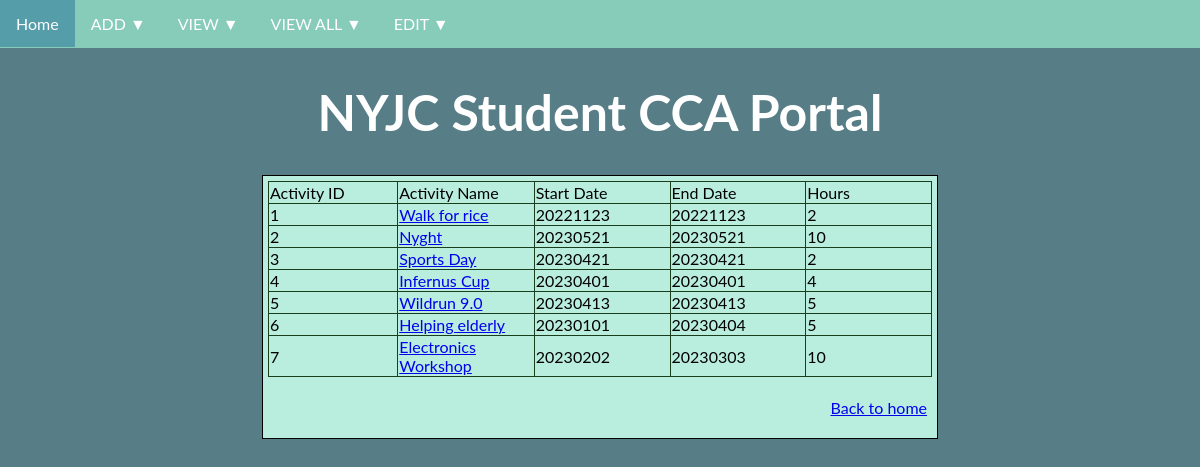
/view_all/activity, run on the app's committed database.
### tables this page shows
CREATE TABLE "Activity" (
	`id`	TEXT UNIQUE,
	`name`	TEXT,
	`start_date`	TEXT,
	`end_date`	TEXT,
	`description`	TEXT,
	`category`	TEXT,
	`role`	TEXT,
	`award`	TEXT,
	`hours`	INT,
	`cca_id`	TEXT,
	PRIMARY KEY(`id`),
	FOREIGN KEY(`cca_id`) REFERENCES `CCA`(`id`)
);

### main.py (the view)
@app.route('/view_all/activity')
def view_all_activity():
    title = 'View all Activities'
    span1 = 'Here are the details of all Activities'
    table_header = ['Activity ID',
                    'Activity Name',
                    'Start Date',
                    'End Date',
                    'Hours'
                   ]
    columns = ['id', 'name', 'start_date', 'end_date', 'hours']
    records = activityCollection.findall(columns)
    return render_template("view_all.html",
                           page_type = 'view_all_activities',
                           title = title,
                           span1 = span1,
                           table_header = table_header,
                           table_data = records
                          )

### storage.py (called while the page is built)
    def _executedql(self, query: str, type: str, params: tuple) -> Optional[sqlite3.Row]:
        with sqlite3.connect(self._dbname) as conn:
            conn.row_factory = sqlite3.Row
            cur = conn.cursor()
            result = None
            if type == 'one':
                cur.execute(query, params)
                result = cur.fetchone()
            elif type == "many":
                cur.execute(query)
                result = cur.fetchall()
            elif type == "join":
                cur.execute(query, params)
                result = cur.fetchall()
            return result

    def findall(self, columns: list[str] = ["*"]) -> Optional[list[dict]]:
        querycolumns = ','.join(columns)
        query = f'''
                SELECT {querycolumns} FROM "{self._tblname}"
                ORDER BY ABS("{self._key}");
        '''
        result = self._executedql(query, "many", (None,))
        if result != []:
            lst = []
            for record in result:
                lst.append(dict(record))
            return lst
        else:
            return None

### templates/view_all.html (shortened to what this page needs)
<!DOCTYPE html>
<html>
<head>
    {% include "head.html" %}
</head>
<body>
    {% include "header.html" %}
    <div class='container'>
        <table>
            <tr>
            {% for header in table_header %}
                <td> {{header}} </td>
            {% endfor %}
            {% if 'students' in page_type %}
                {% for student in table_data %}
                    <tr>
                    {% for name, value in student.items() %}
                        {% if name == 'student_name' %}
                            <td><a href="/view/student?id={{student['student_id']}}">{{ value }}</a></td>
                        {% elif name == 'class_name' %}
                            <td><a href="/view/class?id={{student['class_id']}}"> {{ value }}</a></td>
                        {% else %}
                        <td>{{ value }}</td>
                        {% endif %}
                    {% endfor %}
                    </tr>
                {% endfor %}
            {% elif 'activities' in page_type %}
                {% for activity in table_data %}
                    <tr>
                    {% for name, value in activity.items() %}
                        {% if name == 'name' %}
                            <td><a href="/view/activity?id={{activity['id']}}">{{ value }}</a></td>
                        {% else %}
                        <td>{{ value }}</td>
                        {% endif %}
                    {% endfor %}
                    </tr>
                {% endfor %}
            {% endif %}
        </table>
    {% include "footer.html" %}
    </div>
</body>
</html>

### static/css/styles.css (style rules this page uses)
body { background-color: #577D86; font-family: "Lato", sans-serif; margin: 0px; }
.main-heading, .container, .footer { padding: 5px; margin: auto; }
.container { display: table; border: 0.5px solid black; background-color: #B9EDDD; color: black; width: 664px }
table { border: 0.5px solid #193d1d; border-collapse: collapse; }
th, td { width: 10em; border: 0.5px solid #193d1d; }

### data on the page
Activity: activity "1" "2", name "Walk for rice", start_date "20221123", end_date "20221123"
Activity: activity "2" "10", name "Nyght", start_date "20230521", end_date "20230521"
Activity: activity "3" "2", name "Sports Day", start_date "20230421", end_date "20230421"
Activity: activity "4" "4", name "Infernus Cup", start_date "20230401", end_date "20230401"
Activity: activity "5" "5", name "Wildrun 9.0", start_date "20230413", end_date "20230413"
Activity: activity "6" "5", name "Helping elderly", start_date "20230101", end_date "20230404"
Activity: activity "7" "10", name "Electronics Workshop", start_date "20230202", end_date "20230303"

### other printed values
{{ header }} "Activity ID" "Activity Name" "Start Date" "End Date" "Hours"
